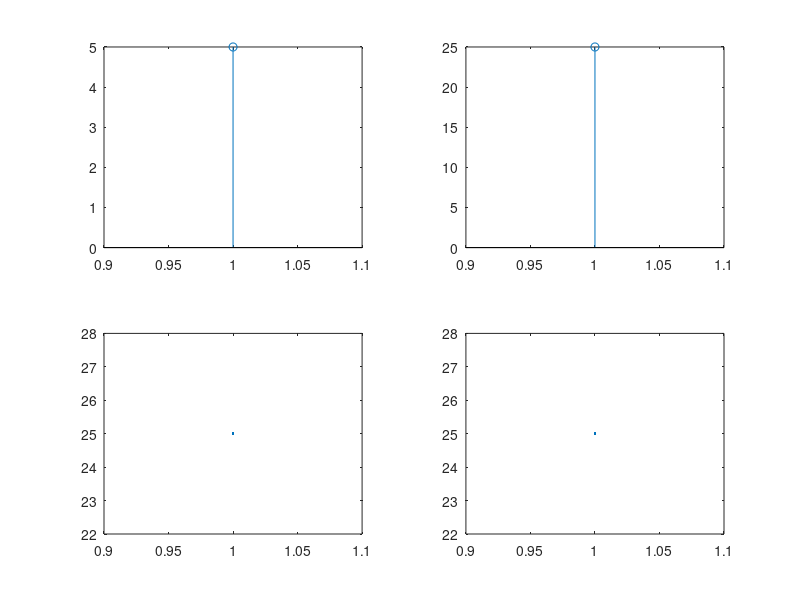

The MATLAB script that drew this image:
clc
close all
clear all

x=input('Enter the value');
h=input('Enter the factor');
stem(x)
subplot(2,2,1)
plot(x);
stem(h);
subplot(2,2,2);
plot(h);
%convolution
y=conv(x,h);
disp(y);
stem(y);
subplot(2,2,3);
plot(y);

%coleration
z=conv(x,fliplr(h));
disp(z);
subplot(2,2,4);
plot(z);

%autocorelation
au=conv(x,fliplr(x));
disp(au);